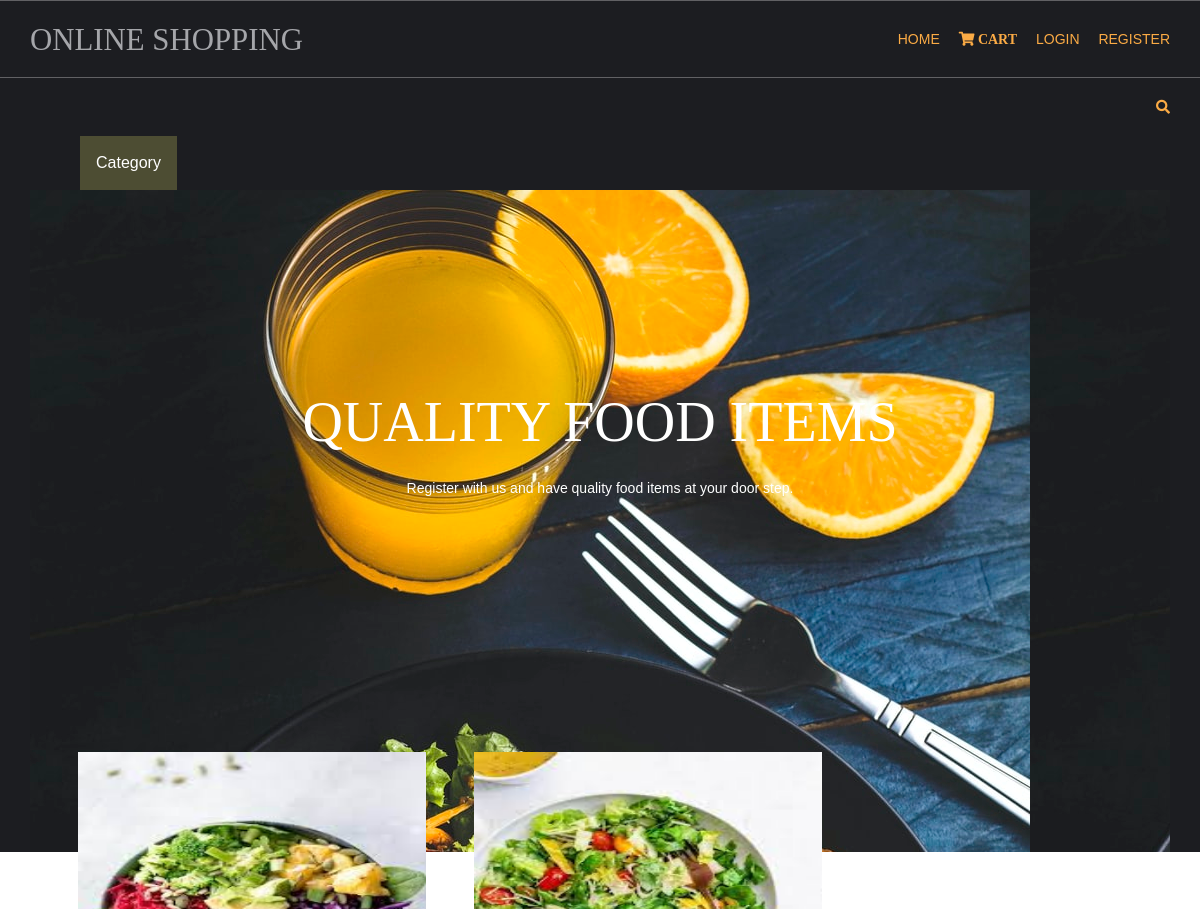
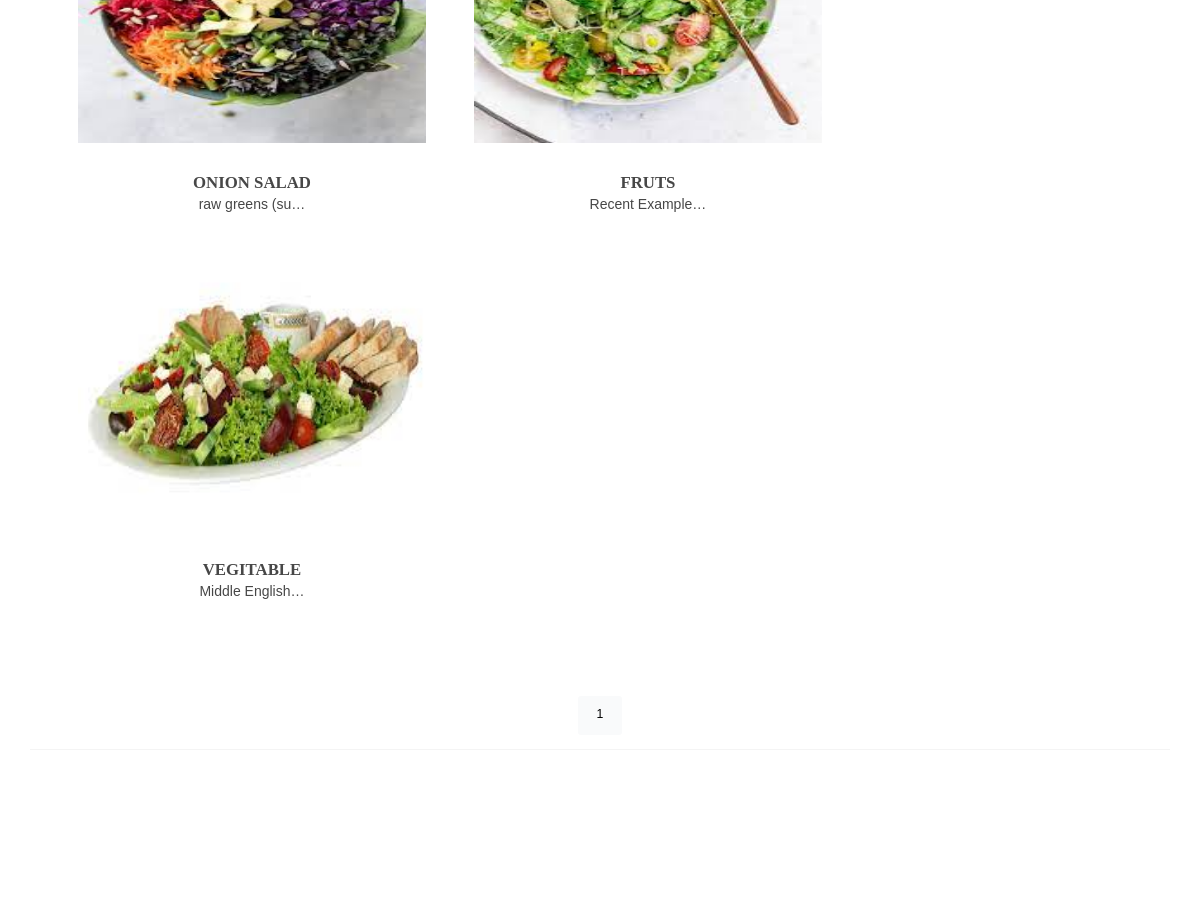
The app's page /salad/ (signed in) with its own data (2 pictures, top to bottom).
### shopapp/models.py (models this page shows, shortened)
class product(models.Model):
    name=models.CharField(max_length=225,unique=True)
    slug=models.SlugField(max_length=225,unique=True)
    img=models.ImageField(upload_to='product')
    des=models.TextField()
    stock=models.IntegerField()
    available=models.BooleanField()
    price=models.IntegerField()
    cata=models.ForeignKey(catag,on_delete=models.CASCADE)
    def get_url(self):
        return  reverse('detail',args=[self.cata,self.slug])

### shopapp/views.py (the view)
# urls.py: 2. Add a URL to urlpatterns:  path('', views.home, name='home')
def home(requst,slugs=None):
        cpage=None
        prd=None
        if slugs!=None:
            cpage=get_object_or_404(catag,slug=slugs)
            prd=product.objects.filter(cata=cpage,available=True)
        else:
            prd = product.objects.all().filter(available=True)
        cat=catag.objects.all()
        paginator=Paginator(prd,4)
        try:
            page=int(requst.GET.get('page',1))
        except:
            page=1
        try:
            pro=paginator.page(page)
        except(EmptyPage,InvalidPage):
            pro=paginator.page(paginator.num_pages)
        return render(requst,'index.html',{'prd':prd,'cat':cat,'pg':pro})

### carts/context_processor.py (called while the page is built)
def count(request):
    itemcount=0;
    if 'admin' in request.path:
        return {}
    else:
        try:
           ct=cartlist.objects.filter(cartid=cartidd(request))
           cti=item.objects.all().filter(cart=ct[:1])
           for c in cti:
               itemcount+=c.qlt
        except cartlist.DoesNotExist:
            itemcount=0
        return dict(its=itemcount)

### carts/views.py (called while the page is built)
def cartidd(request):
    cid=request.session.session_key
    if not cid:
        cid=request.session_create()
    return cid

### shopapp/models.py (called while the page is built)
    def get_url(self):
        return reverse('dview',args=[self.slug])

    def __str__(self):
        return '{}'.format(self.name)

### templates/index.html (shortened to what this page needs)
{% extends 'base.html' %}
{% load static %}
{% block content %}
<div id="topbar" class="hoc clear">
      <div class="fl_right">
        <ul class="nospace">
          <li id="searchform">
          </li>
        </ul>
      </div>
    </div>
<body id="top">
             <div class="dropdown" >
  <button class="dropbtn">Category</button>
</div>
  <div id="pageintro" class="hoc clear" style="background-image:url('{% static 'hm/images/demo/backgrounds/asss.jpg'%}');">
    <article>
      <h3 class="heading">QUALITY FOOD ITEMS</h3>
      <p>Register with us and have quality food items at your door step.</p>
    </article>
  </div>
<div class="wrapper row3">
  <main class="hoc container clear">
    <section id="introblocks">
      <ul class="nospace group btmspace-80">
      {% for i in pg.object_list %}
        <li class="one_third">
          <figure><a class="imgover" href={{i.get_url}}><img src="{{i.img.url}}" style="width:400px;height:300px;"></a>
            <figcaption>
              <h6 class="heading">{{i.name}}</h6>
              <p>{{i.des|truncatechars:15}}</p>
            </figcaption>
          </figure>
        </li>
{% endfor %}
      </ul>
    </section> <center>
    {% for p in pg.paginator.page_range %}
      <a href="?page={{p}}" class="btn btn-light btn-sm {% if pg.number == p %} active {% endif %}">{{p}} </a>
         {% endfor %}
    </center>
    <hr class="btmspace-80">
  </main>
</div>
</body>
</html>
{% endblock %}

### static/hm/layout/styles/layout.css (style rules this page uses)
#topbar { padding:20px 0; font-size:.8rem; text-transform:uppercase; }
#topbar ul li { display:inline-block; margin-right:15px; }
#topbar ul li:last-child { margin-right:0; padding-right:0; border-right:none; }
#topbar #searchform { position:relative; line-height:1; z-index:9999; }
#topbar #searchform::after { display:block; height:18px; line-height:18px; padding:0; font-family:"Font Awesome\ 5 Free"; font-weight:900; font-size:1rem; content:"\f002"; }
#topbar #searchform ::placeholder { text-transform:capitalize; }
#pageintro { padding:200px 0 300px; }
#pageintro article, #pageintro article p { display:block; max-width:75%; margin:0 auto; text-align:center; }
#pageintro article p { max-width:65%; line-height:2rem; }
#pageintro .heading { margin-bottom:20px; font-size:4rem; }
.container { padding:80px 0; }
#introblocks { display:block; position:relative; margin:-180px 0 0 0; z-index:1; text-align:center; }
#introblocks figure figcaption { display:block; padding:30px 0 0 0; text-align:center; }
#introblocks figure figcaption .heading { font-size:1.2rem; font-weight:700; margin-bottom:0; }
*, *::before, *::after { transition:all .3s ease-in-out; }
body { color:#A5A6AA; background-color:#1C1D21; }
a { color:#FBAB45; }
hr, .borderedbox { border-color:#D7D7D7; }
.btn, .btn.inverse:hover { color:#FFFFFF; background-color:#FBAB45; border-color:#FBAB45; }
.imgover, .imgover:hover::after { color:#FFFFFF; }
.row3 { color:#474747; background-color:#FFFFFF; }
#topbar #searchform { color:#FBAB45; }
#pageintro { color:#FFFFFF; }
@media screen and (min-width:1140px) { .hoc { max-width:1140px; } }

### static/hm/layout/styles/framework.css (style rules this page uses)
html { overflow-y:scroll; overflow-x:hidden; }
html, body { margin:0; padding:0; font-size:14px; line-height:1.6em; }
*, *::before, *::after { box-sizing:border-box; }
.nospace { margin:0; padding:0; list-style:none; }
.btn { display:inline-block; padding:8px 18px 10px; text-transform:uppercase; border:1px solid; }
.clear, .group { display:block; }
.clear::before, .clear::after, .group::before, .group::after { display:table; content:""; }
.clear, .clear::after, .group, .group::after { clear:both; }
a { outline:none; text-decoration:none; }
.fl_right, .imgr { float:right; }
img { width:auto; max-width:100%; height:auto; margin:0; padding:0; border:none; line-height:normal; vertical-align:middle; }
.imgover { display:inline-block; position:relative; max-width:100%; }
.imgover::before, .imgover::after { display:block; position:absolute; content:""; text-align:center; opacity:0; }
.imgover::before { top:0; right:0; bottom:0; left:0; }
.imgover::after { top:50%; left:50%; width:50px; height:50px; line-height:50px; margin:-25px 0 0 -25px; font-family:"Font Awesome\ 5 Free"; font-weight:900; content:"\f067"; font-size:28px; }
body, input, textarea, select { font-family:Verdana, Geneva, sans-serif; }
h1, h2, h3, h4, h5, h6, .heading { font-family:Georgia, "Times New Roman", Times, serif; }
label, input, textarea, select, button { display:block; resize:none; outline:none; color:inherit; font-size:inherit; font-family:inherit; vertical-align:middle; }
::placeholder { opacity:1; }
h1, h2, h3, h4, h5, h6, .heading { margin:0 0 20px 0; font-size:1.4rem; line-height:normal; font-weight:normal; text-transform:uppercase; }
hr { display:block; width:100%; height:1px; border:solid; border-width:1px 0 0 0; }
.wrapper { display:block; position:relative; width:100%; margin:0; padding:0; text-align:left; word-wrap:break-word; }
.hoc { display:block; margin:0 auto; }
address, article, aside, figcaption, figure, footer, header, main, nav, section { display:block; margin:0; padding:0; }
.one_half, .one_third, .two_third, .one_quarter, .two_quarter, .three_quarter { display:inline-block; float:left; margin:0 0 0 4.21052%; list-style:none; }
.one_third { width:30.52631%; }
.btmspace-80 { margin-bottom:80px; }

### templates/index.html (style rules this page uses)
.dropbtn { background-color:#4d4d33; color: white; padding: 16px; font-size: 16px; border: none; cursor: pointer; }
.dropdown { position: relative; display: inline-block; padding-left: 80px; }

### records on screen
product: img (picture), name "ONION SALAD", des "raw greens (su…"
product: img (picture), name "FRUTS", des "Recent Example…"
product: img (picture), name "VEGITABLE", des "Middle English…"

### other values on screen
{{ p }} "1"
